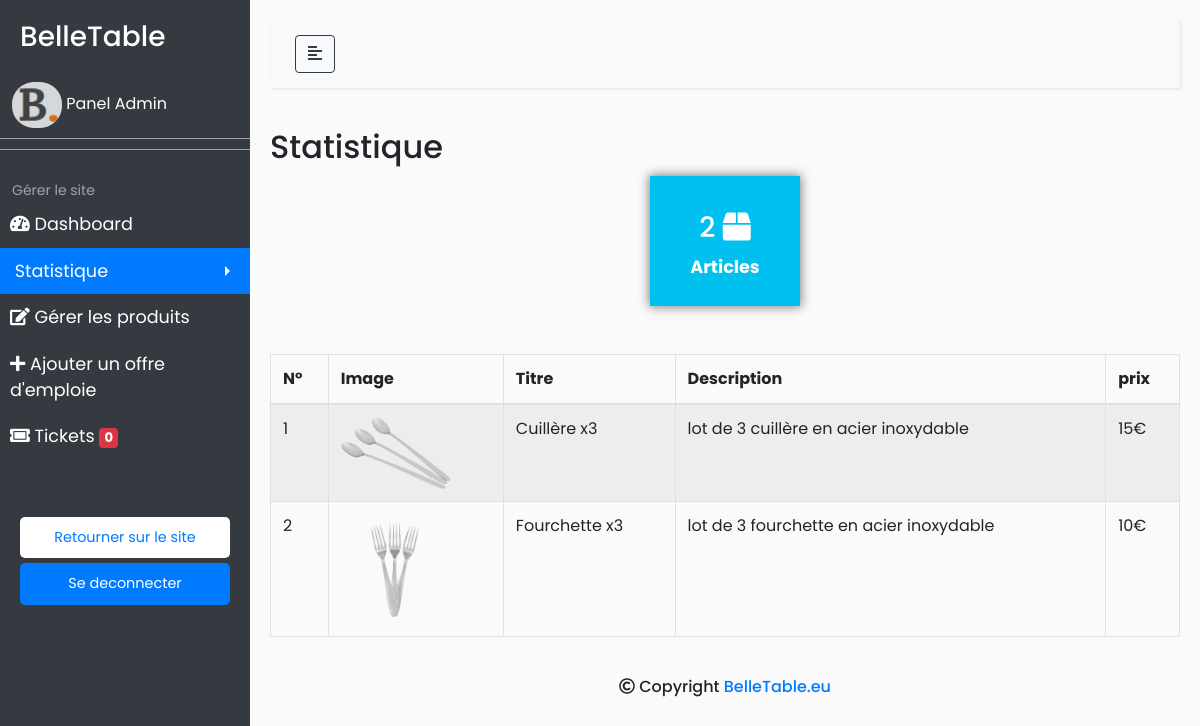
/admin/afficher-panier.php?id=3, run on the app's committed database.
### tables this page shows
CREATE TABLE IF NOT EXISTS `panier` (
  `id_panier` int(11) NOT NULL AUTO_INCREMENT,
  `idproduit` int(50) NOT NULL,
  `iduser` text NOT NULL,
  `quantite` int(11) NOT NULL,
  PRIMARY KEY (`id_panier`)
);

CREATE TABLE IF NOT EXISTS `produit` (
  `idproduit` int(50) NOT NULL AUTO_INCREMENT,
  `titre` text NOT NULL,
  `old_prix` int(11) DEFAULT NULL,
  `prix` float NOT NULL,
  `description` text,
  `image` text,
  UNIQUE KEY `idannonce` (`idproduit`)
);

### admin/afficher-panier.php (the view, shortened to what this page needs)
<?php if (isset($_GET['id']) && !empty($_GET['id']) && is_numeric($_GET['id'])):  ?>
  <!DOCTYPE html>
  <html>
  <head>
      <?php require_once("include/en-tete.php"); ?>
      <?php
        @$id = mysqli_escape_string($bdd, htmlspecialchars($_GET['id']));
        $req = mysqli_query($bdd, "SELECT id_panier, image, titre, description, prix FROM `panier`, produit, login WHERE panier.idproduit = produit.idproduit AND iduser = login.id AND iduser = '$id'");
      ?>
  </head>
  <body>
    <?php include("include/menu.php"); ?>
    <div id="content">
      <nav class="navbar navbar-expand-lg navbar-light bg-light">
        <div class="container-fluid">
          <button type="button" id="sidebarCollapse" class="btn btn-outline-dark">
            <i class="fas fa-align-left"></i>
          </button>
        </div>
      </nav>
      <section>
        <h2>Statistique</h2>
        <div align="center">
          <div class="info-box box1" style="width: 150px; height: 130px; ">
            <div class="text-box" style="padding-top: 35px;">
              <h3>
                <?php
                  echo mysqli_num_rows($req);
                ?>
                <i class="fas fa-box"></i>
              </h3>
              <p>Articles</p>
            </div>
          </div>
        </div>
        <br>
      </section>
      <main>
        <div class="table-responsive" >
          <table class="table table-hover table-striped table-bordered table-sm-responsive">
            <thead>
              <tr>
                <th>N°</th>
                <th>Image</th>
                <th>Titre</th>
                <th>Description</th>
                <th>prix</th>
              </tr>
            </thead>
            <tbody>
              <br>
              <?php $i = 0 ; ?>
              <?php while ($produit = mysqli_fetch_assoc($req)): ?>
                <tr> <?php $i++; ?>
                  <td><?php echo $i; ?></td>
                  <td><img width="110" src="../produits/<?php echo $produit['image']; ?>"></td>
                  <td><?php echo $produit['titre']; ?></td>
                  <td><?php echo $produit['description']; ?></td>
                  <td><?php echo $produit['prix']; ?>€</td>
                </tr>
              <?php endwhile; ?>
            </tbody>
          </table>
        </div>
      </main>
      <br>
      <?php include("include/footer.php"); ?>
    </div>
  </body>
  </html>
<?php else: ?>
  <?php header('location: liste-panier.php'); ?>
<?php endif; ?>

### admin/css/style.css (style rules this page uses)
body { font-family: 'Poppins', sans-serif; background: #fafafa; }
p { font-family: 'Poppins', sans-serif; font-size: 1.1em; font-weight: 300; line-height: 1.7em; color: #999; }
.navbar { padding: 15px 10px; background: #fff; border: none; border-radius: 0; margin-bottom: 40px; box-shadow: 1px 1px 3px rgba(0, 0, 0, 0.1); }
#content { width: 100%; padding: 20px; min-height: 100vh; transition: all 0.3s; }
.info-box { -webkit-box-shadow: 0px 0px 25px 10px rgba(0,0,0,0.49); box-shadow: 0px 0px 10px 1px rgba(0,0,0,0.49); }
.box1 { background-color: #00C0EF; }
.text-box { color: white; margin: 10px 0; padding-top: 20px; }
.text-box p { color: white; font-weight: bold; }

### data on the page
panier: idproduit.image (picture), idproduit.titre "Cuillère x3", idproduit.description "lot de 3 cuillère en acier inoxydable", idproduit.prix "15"
panier: idproduit.image (picture), idproduit.titre "Fourchette x3", idproduit.description "lot de 3 fourchette en acier inoxydable", idproduit.prix "10"

### other printed values
mysqli_num_rows($req) "2"
